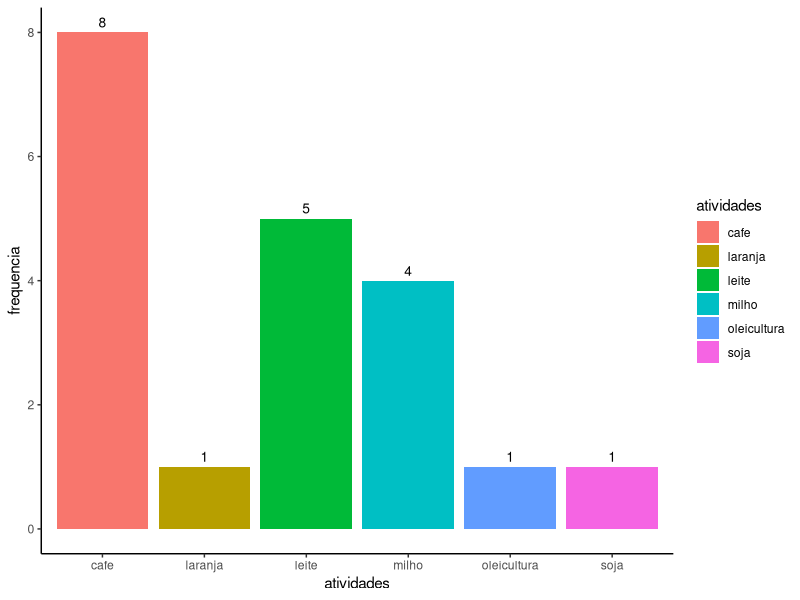

Generate this figure with R: (Note: this script raises an error after producing the figure.)
#Estatistica Descritiva 

#Lista 1

#1a) 
#https://stackoverflow.com/questions/18799901/data-frame-group-by-column
#https://stackoverflow.com/questions/1923273/counting-the-number-of-elements-with-the-values-of-x-in-a-vector


atividades <- c("cafe" , "milho", "milho", "oleicultura", 
                "leite", "soja", "cafe", "cafe", 
                "leite", "leite", "laranja", "milho", 
                "milho", "leite", "leite", "cafe", 
                "cafe", "cafe", "cafe", "cafe")

tab_atividades <- table(atividades)

df_atividades <- as.data.frame(tab_atividades)


#renomear as colunas do dataframe 

names(df_atividades)[names(df_atividades) == "Freq"]   <- "frequencia"

#http://www.sthda.com/english/wiki/ggplot2-barplots-quick-start-guide-r-software-and-data-visualization

#install.packages("ggplot2")
library(ggplot2)


p <- ggplot(data=df_atividades, aes(x=atividades, y=frequencia, fill = atividades)) +
  geom_bar(stat="identity") + 
  geom_text(aes(label=frequencia), vjust=-0.5, size=3.5) + 
  theme_classic()

print(p)


cafe <- rep("Cafe", 8)
leite <- rep("leite", 5)
milho <- rep("milho", 4)
soja  <- rep("soja", 1)
laranja <- rep('laranja', 1)
oleicultura <- rep('oleicultura', 1)

#concatenar os vetores 
atividades <- c(cafe, leite, milho, soja, laranja, oleicultura)



#https://www.geeksforgeeks.org/absolute-and-relative-frequency-in-r-programming/

#https://dabblingwithdata.wordpress.com/2017/12/20/my-favourite-r-package-for-frequency-tables/

freq_abs  <- table(atividades)

print(freq_abs)

freq_relative <- freq_abs / length(atividades)

print(freq_relative)

porcentagem <- freq_relative * 100

print(porcentagem)


#1b) 

#elemento com maior frequencia absoluta 
names(freq_abs)[which.max(freq_abs)]


#ordenar a tabela de frequencia em ordem decrescente 
freq_abs_ord <- sort(freq_abs,decreasing=T)

#obter o elemento e sua frequencia 
freq_abs_ord[1]


#2a) 

class_A <- 0.22
class_B <- 0.18
class_C <- 0.40
class_D <-  1 - (class_A + class_B + class_C)
print(class_D)

#2b)
length_amostra = 200 

freq_abs = class_D * length_amostra
print(freq_abs)


#3a) 

#gerar número randomicos 
length_amostra = 30 
notas <- runif(length_amostra, min = 1, max = 10) 
print(notas)  

#or input values by user 
N <- as.numeric(readline("Informe a quantidade de números: "))
notas <- vector()  # making sure x is empty

for (n in (1:N)) 
{
  new_note <- readline(paste0("Informe o número ", n, " of ", N, ": "))
  notas <- append(notas, as.numeric(new_note))
}

cat("Números digitados:\n")
print(notas)


nota_ini <- 1.0 
nota_fim <- 10.0
interval_notes <- 1.5 

#https://stackoverflow.com/questions/29215589/while-vs-repeat-loops-in-r


while (nota_ini < nota_fim)
{

  print(paste("Notal Inicial:", nota_ini , " Nota Final:", nota_ini + interval_notes))
  
  notas_no_intervalo <- notas[notas >= nota_ini & notas <  nota_ini + interval_notes]

  print(paste("Notas no Intervado: ", format(notas_no_intervalo, digits=2)))
  
  freq_abs_nota <- length(notas_no_intervalo)
  print(paste("Frequência Absoluta: ", freq_abs_nota))
  
  freq_rel_notas <- freq_abs_nota / length(notas)
  print(paste("Frequencia Relativa: ", format(freq_rel_notas, digits=2)))  #só funciona para digitos <> de zero,  Ex: format(1.23456,digits=3) 
  
  porcentagem <- freq_rel_notas * 100
  print(paste("Porcentagem: ", format(porcentagem, digits=2)))
  
  #incrementa o intervalo de notas 
  nota_ini <- nota_ini + interval_notes  
  
  cat("\n")

}
  

#forma obsoleta de ser fazer -> imagine um intervalo de 1 até 100 
"
notas1 <- notas[notas >= 1.0 & notas <  2.5]
notas2 <- notas[notas >= 2.5 & notas <  4.0]
notas3 <- notas[notas >= 4.0 & notas <  5.5]
notas4 <- notas[notas >= 5.5 & notas <  7.0]
notas5 <- notas[notas >= 7.0 & notas <  8.5]
notas6 <- notas[notas >= 8.5 & notas <=  10.0]
"


#uma solução classica em R 
#http://www.r-tutor.com/elementary-statistics/quantitative-data/frequency-distribution-quantitative-data

length_amostra = 30 
notas <- c(6.5, 3.2, 9.3, 4.2, 7.4, 1.2, 8.6, 3.5, 8.0, 3.8,
           1.7, 4.2, 2.1, 4.8, 5.4, 3.3, 3.2, 6.4, 9.1, 5.3, 
           1.9, 4.5, 5.5, 6.1, 7.0, 2.1, 6.2, 5.6, 4.8, 4.7)
print(notas)  

interval <- range(notas)

breaks = seq(1.0, 10.0, by=1.5)

notas.cut <- cut(notas, breaks, right=FALSE)

notas.freq = table(notas.cut)

freq_relative <- notas.freq/length_amostra
freq_relative_format <- format(freq_relative, digits=2)

porcentagem <- freq_relative * 100
porcentagem_format <- format(porcentagem, digits=2)

#exibir o resultado em colunas 
cbind(notas.freq,  freq_relative_format, porcentagem_format)


#4a)

#63 + (x + 54) + 2*x + x/2 = 180

#7x = 126  

x <- solve(7, 126)


#4b

grupos_pessoas <- c(63, 72, 36, 9)
breaks = seq(5.0, 25.0, by=5)

gastos <- vector()


for (i in 1:4)
{
  gastos <- c(gastos , runif(grupos_pessoas[i], min = breaks[i], max = breaks[i+1])) 
} 

print(gastos)  


gastos.cut <- cut(gastos, breaks, right=FALSE)

gastos.freq = table(gastos.cut)

freq_relative <- gastos.freq/length(gastos)
freq_relative_format <- format(freq_relative, digits=2)

porcentagem <- freq_relative * 100
porcentagem_format <- format(porcentagem, digits=2)

#exibir o resultado em colunas 
cbind(gastos.freq,  freq_relative_format, porcentagem_format)

print(porcentagem_format[4])

#4c)


#https://stackoverflow.com/questions/7448881/how-to-access-single-elements-in-a-table-in-r
#se utilizar apenas: freq_relative[1] -> irá retornar o nome da coluna da tabela, como estamos querendo acessar apenas uma celula 
print(freq_relative[[1]][1] + freq_relative[[2]][1])







  






